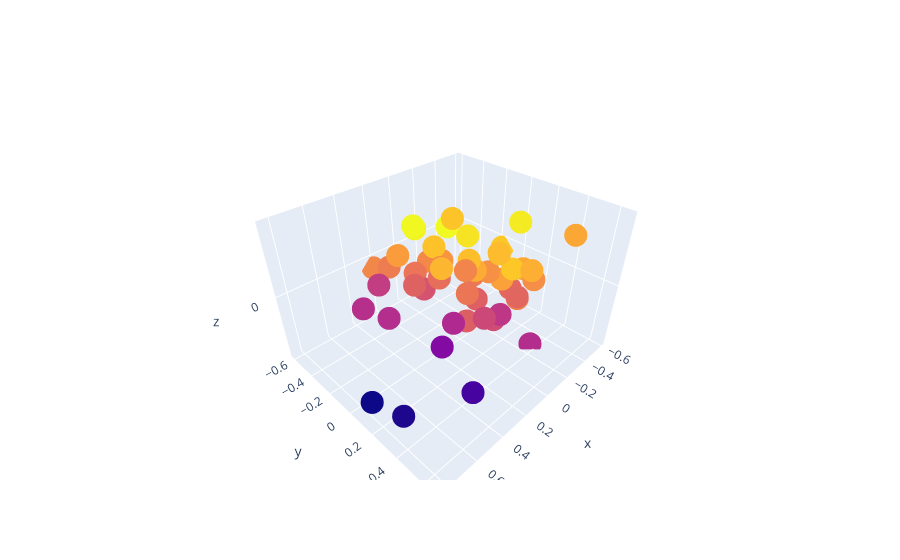

The notebook cell saved with this chart:
### Markdown cell above
### Again construct a 3d graph  with out limited features for better understanding

### Code cell
feture_to_plot = ["energy", "liveness", "tempo", "valence","danceability"]
text1 = df_2019["artists"] + " - " + df_2019["name"]
text2 = text1.values
X = df_2019[feture_to_plot].values
y = df_2019["danceability"].values
min_maxscaler = MinMaxScaler()
X = min_maxscaler.fit_transform(X)
pca = PCA(n_components=3)
pca.fit(X)
X = pca.transform(X)

plot3d = go.Scatter3d(
    x=X[:,0],
    y=X[:,1],
    z=X[:,2],
    text=text2,
    mode="markers",
    marker=dict(
        size=8,
        color=y
    )
)

fig = go.Figure(data=[plot3d])
py.iplot(fig, filename="3d graph-2nd")

### Figure 1 — Plotly figure (JSON) as saved in the notebook; plotly's stock layout.template omitted (floating-point values rounded to 4 significant figures)
{"data": [{"marker": {"color": [0.759, 0.701, 0.755, 0.778, 0.878, 0.798, 0.829, 0.501, 0.737, 0.572, 0.687, 0.752, 0.826, 0.717, 0.842, 0.719, 0.741, 0.905, 0.907, 0.901, 0.367, 0.64, 0.825, 0.726, 0.837, 0.58, 0.579, 0.842, 0.745, 0.351, 0.834, 0.889, 0.674, 0.61, 0.817, 0.715, 0.632, 0.414, 0.807, 0.786, 0.691, 0.747, 0.599, 0.677, 0.802, 0.68, 0.795, 0.767, 0.652, 0.585], "size": 8}, "mode": "markers", "text": ["Shawn Mendes - Señorita", "Billie Eilish - bad guy", "Post Malone - Sunflower - Spider-Man: Into the Spider-Verse", "Ariana Grande - 7 rings", "Lil Nas X - Old Town Road - Remix", "Ed Sheeran - I Don't Care (with Justin Bieber)", "Post Malone - Wow.", "Lewis Capaldi - Someone You Loved", "Daddy Yankee - Con Calma", "Lady Gaga - Shallow", "Marshmello - Happier", "Halsey - Without Me", "Pedro Capó - Calma - Remix", "Ariana Grande - thank u, next", "Jonas Brothers - Sucker", "Ava Max - Sweet but Psycho", "Sam Smith - Dancing With A Stranger (with Normani)", "Billie Eilish - bury a friend", "Lil Nas X - Old Town Road", "Khalid - Talk (feat. Disclosure)", "Billie Eilish - when the party's over", "Ed Sheeran - Beautiful People (feat. Khalid)", "Tones And I - Dance Monkey", "Ariana Grande - break up with your girlfriend, i'm bored", "J. Cole - MIDDLE CHILD", "Post Malone - Goodbyes (Feat. Young Thug)", "Panic! At The Disco - High Hopes", "DJ Snake - Taki Taki (feat. Selena Gomez, Ozuna & Cardi B)", "Lil Tecca - Ransom", "Billie Eilish - lovely (with Khalid)", "Travis Scott - SICKO MODE", "Meek Mill - Going Bad (feat. Drake)", "Mabel - Don't Call Me Up", "Bad Bunny - Callaita", "Bad Bunny - MIA (feat. Drake)", "Lizzo - Truth Hurts", "benny blanco - Eastside (with Halsey & Khalid)", "Queen - Bohemian Rhapsody - 2011 Mix", "Anuel AA - Secreto", "Anuel AA - China", "Shawn Mendes - If I Can't Have You", "Sech - Otro Trago", "Lauv - i'm so tired...", "MEDUZA - Piece Of Your Heart", "Avicii - SOS (feat. Aloe Blacc)", "Post Malone - Better Now", "Lunay - Soltera - Remix", "Paulo Londra - Adan y Eva", "Alec Benjamin - Let Me Down Slowly", "Post Malone - rockstar (feat. 21 Savage)"], "type": "scatter3d", "x": [-0.2365, 0.0657, -0.3915, 0.2738, -0.2681, -0.4384, 0.01961, 0.3359, -0.3412, 0.4033, -0.2529, 0.009506, -0.4259, 0.02962, -0.5825, -0.1688, 0.1597, 0.2273, -0.1244, 0.09579, 0.8274, -0.03063, -0.1362, 0.1895, 0.08861, 0.3842, -0.2613, -0.3589, 0.2175, 0.8196, -0.1138, -0.133, 0.07836, 0.3483, 0.2305, 0.08355, 0.1578, 0.6077, -0.4019, -0.3002, -0.4399, -0.1636, -0.01018, -0.177, -0.008483, 0.1972, -0.4229, -0.2814, 0.1102, 0.5091], "y": [0.01078, -0.1249, 0.2539, -0.2498, -0.205, 0.1336, 0.07592, 0.1758, 0.1784, 0.3307, 0.2382, -0.1687, -0.06207, 0.07748, -0.1605, -0.05967, 0.1786, -0.1568, -0.248, -0.2988, 0.4256, 0.239, 0.166, -0.4591, 0.008788, -0.2396, 0.3689, 0.1073, -0.5989, 0.1531, -0.3618, 0.295, 0.1216, -0.3627, 0.0684, -0.3304, 0.3239, 0.6546, 0.2246, 0.0725, 0.04265, -0.475, 0.301, -0.0314, 0.09895, -0.2051, 0.4677, -0.463, -0.2188, -0.3131], "z": [-0.03222, -0.001718, -0.051, 0.1939, 0.1305, -0.04453, 0.1936, -0.1995, -0.211, 0.1025, -0.1209, 0.03148, -0.003291, -0.03389, -0.06193, -0.05945, 0.2341, 0.4011, 0.233, 0.2819, -0.1541, -0.1747, 0.2071, -0.01654, 0.455, -0.2009, -0.4318, -0.02305, -0.0722, -0.2867, 0.04839, 0.4562, -0.1893, -0.03161, 0.2289, -0.05249, -0.008769, 0.01301, -0.001161, -0.08915, -0.2445, -0.1336, -0.08892, -0.2385, 0.1228, -0.02967, 0.3335, -0.1726, -0.1079, -0.09952]}], "layout": {}}
